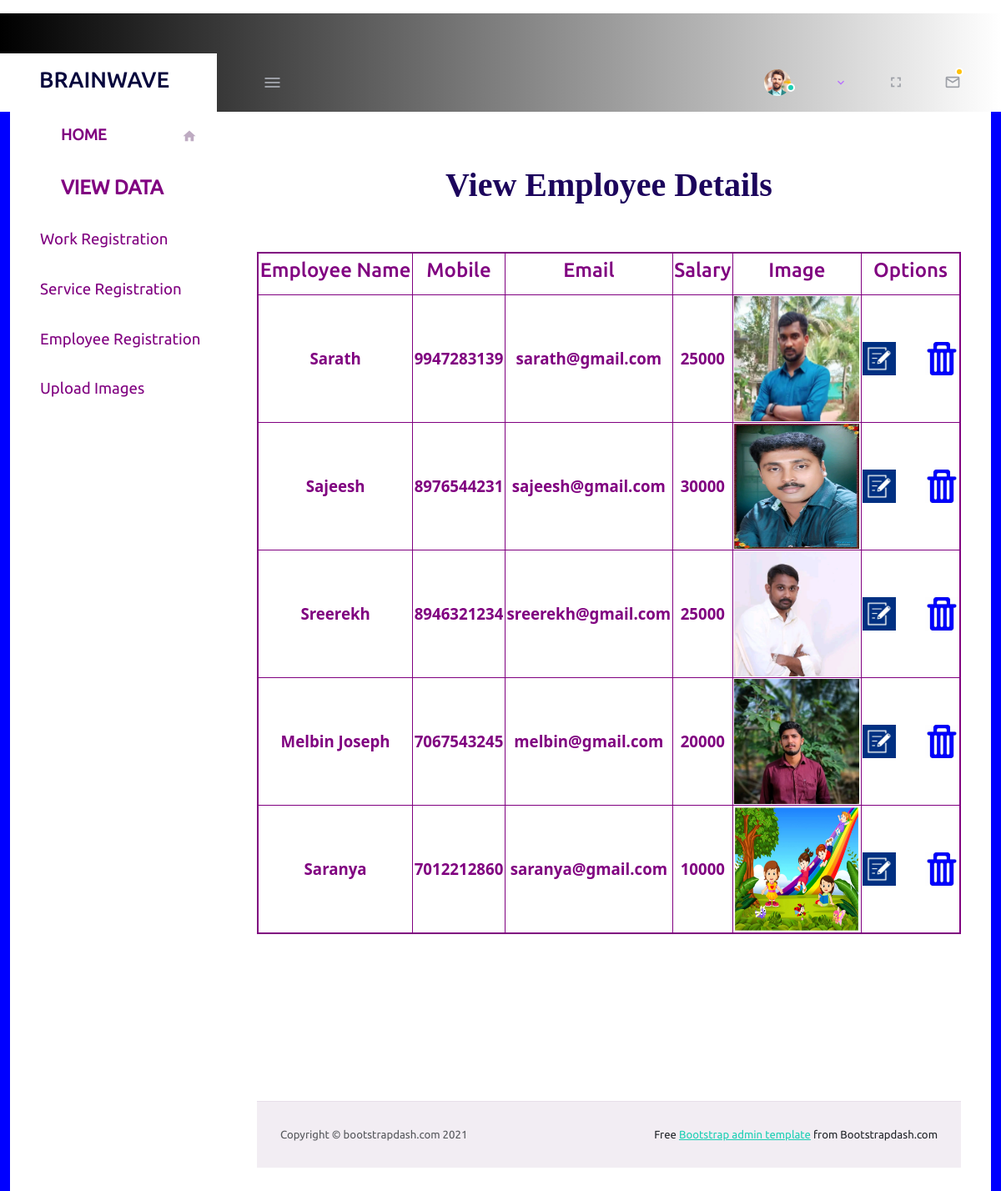
Screenshot of /myapp/dispemployee/ with the database file from the repository.
### myapp/models.py (models this page shows)
class employeedb(models.Model):
    Empname = models.CharField(max_length=100, null=True, blank=True)
    Mobile = models.IntegerField(null=True, blank=True)
    Email = models.EmailField(max_length=100, null=True, blank=True)
    Salary = models.IntegerField(null=True, blank=True)
    Image = models.ImageField(upload_to="employee", null=True, blank=True)

### myapp/views.py (the view)
# urls.py: path('dispemployee/', views.dispemployee, name="dispemployee"),
def dispemployee(req):
    data = employeedb.objects.all()
    return render(req, "employeedata.html", {'data': data})

### myapp/templates/employeedata.html (shortened to what this page needs)
<!DOCTYPE html>
{% extends 'AdminHome.html' %}
{% load static %}
{% block content %}
<html lang="en">
<head>
</head>
<body>
            <h1 style="color:rgb(28, 4, 92);font-family: 'Times New Roman', Times, serif;
            font-weight: bold;padding-top:20px;text-align:center;">
            View Employee Details</h1><br><br>
<table style="width:100%;border:2px solid purple;">
    <tr style="border:1px solid purple;">
    <td style="border:1px solid purple;text-align:center;height:50px;color:purple;"><h4>Employee Name</h4></td>
          <td style="border:1px solid purple;text-align:center;height:50px;color:purple;"><h4>Mobile</h4></td>
    <td style="border:1px solid purple;text-align:center;height:50px;color:purple;"><h4>Email</h4></td>
    <td style="border:1px solid purple;text-align:center;height:50px;color:purple;"><h4>Salary</h4></td>
    <td style="border:1px solid purple;text-align:center;height:50px;color:purple;"><h4>Image</h4></td>
        <td colspan="2" style=";border:1px solid purple;height:50px;text-align:center;color:purple;"><h4>Options</h4></td>
</tr>
    {% for i in data %}
<tr style="border:1px solid purple;">
    <td style="border:1px solid purple;height:50px;text-align:center;color:purple;font-size:14pt;font-weight:bold;">{{i.Empname}} </td>
        <td style="border:1px solid purple;height:50px;text-align:center;color:purple;font-size:14pt;font-weight:bold;">{{i.Mobile}} </td>
    <td style="border:1px solid purple;height:50px;text-align:center;color:purple;font-size:14pt;font-weight:bold;">{{i.Email}} </td>
    <td style="border:1px solid purple;height:50px;text-align:center;color:purple;font-size:14pt;font-weight:bold;">{{i.Salary}} </td>
    <td style="border:1px solid purple;height:50px;text-align:center;"><img src="{{i.Image.url}}" width="150px" height="150px">
    <td style="height:50px;text-align:center;"><a href="{% url 'edit_emp' dataid=i.id %}"><img src="{% static 'assets/images/edit.jpg' %}" width="40px" height="40px"></a>
    <a href="{% url 'delete_emp' dataid=i.id %}"><img src="{% static 'assets/images/delete.jpeg' %}" style="margin-left:30px;" height="40px"></a></td>
</tr>
    {% endfor %}
</table>
</body>
</html>
{% endblock %}

### myapp/static/assets/img/style.css (style rules this page uses)
h1 { color: rgb(28, 4, 92); font-family: 'Times New Roman', Times, serif; font-weight: bold; font-size: 32pt; }
body { background-color:blue; }

### rows the page displays
employeedb: Empname "Sarath", Mobile "9947283139", Email "sarath@gmail.com", Salary "25000", Image (picture)
employeedb: Empname "Sajeesh", Mobile "8976544231", Email "sajeesh@gmail.com", Salary "30000", Image (picture)
employeedb: Empname "Sreerekh", Mobile "8946321234", Email "sreerekh@gmail.com", Salary "25000", Image (picture)
employeedb: Empname "Melbin Joseph", Mobile "7067543245", Email "melbin@gmail.com", Salary "20000", Image (picture)
employeedb: Empname "Saranya", Mobile "7012212860", Email "saranya@gmail.com", Salary "10000", Image (picture)
